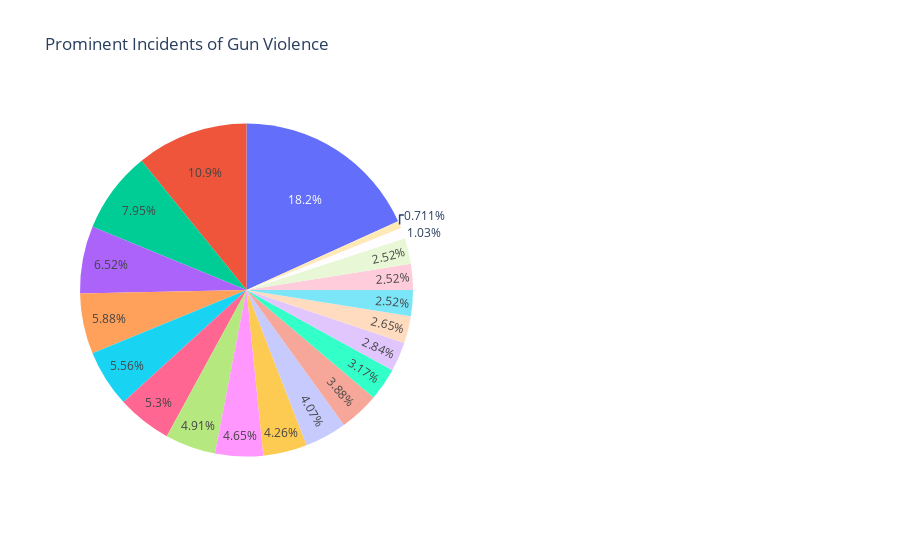

Source (notebook cell):
### Code cell
#Determine whether particular demographics are particularly susceptible or prone to participating in such situations.
from collections import Counter
import re
from plotly.offline import download_plotlyjs, init_notebook_mode, plot, iplot

total_incidents = []
for i, each_inc in enumerate(df['incident_characteristics'].fillna('Not Available')):
    split_vals = [x for x in re.split('\|', each_inc) if len(x)>0]
    total_incidents.append(split_vals)
    if i == 0:
        unique_incidents = Counter(split_vals)
    else:
        for x in split_vals:
            unique_incidents[x] +=1

unique_incidents = pd.DataFrame.from_dict(unique_incidents, orient='index')
colvals = unique_incidents[0].sort_values(ascending=False).index.values
find_val = lambda searchList, elem: [[i for i, x in enumerate(searchList) if (x == e)][0] for e in elem]

a = np.zeros((df.shape[0], len(colvals)))
for i, incident in enumerate(total_incidents):
    aval = find_val(colvals, incident)
    a[i, np.array(aval)] = 1
incident = pd.DataFrame(a, index=df.index, columns=colvals)

prominent_incidents = incident.sum()[[4, 5, 6, 9, 10, 11, 13, 14, 15, 16, 17, 18, 19, 20,
                                      21, 23,22,24,45,51]]
fig = {
    'data': [
        {
            'labels': prominent_incidents.index,
            'values': prominent_incidents,
            'type': 'pie',
            'hoverinfo':'label+percent+name',
            "domain": {"x": [0, .45]},
        }
    ],
    'layout': {'title': 'Prominent Incidents of Gun Violence',
               'showlegend': False}
}
iplot(fig)

### Figure 1 — Plotly figure (JSON) as saved in the notebook; plotly's stock layout.template omitted (floating-point values rounded to 4 significant figures)
{"data": [{"domain": {"x": [0, 0.45]}, "hoverinfo": "label+percent+name", "labels": ["Institution/Group/Business", "Defensive Use", "Suicide^", "Murder/Suicide", "Non-Shooting Incident", "Defensive Use - Victim stops crime", "Defensive Use - Crime occurs, victim shoots subject/suspect/perpetrator", "Officer Involved Incident", "Accidental/Negligent Discharge", "Possession (gun(s) found during commission of other crimes)", "Drug involvement", "Shots Fired - No Injuries", "Defensive Use - WITHOUT a gun", "Shootout (where VENN diagram of shooters and victims overlap)", "Accidental Shooting - Death", "Bar/club incident - in or around establishment", "ATF/LE Confiscation/Raid/Arrest", "Accidental Shooting - Injury", "Drive-by (car to street, car to car)", "BB/Pellet/Replica gun"], "type": "pie", "values": [282, 168, 123, 101, 91, 86, 82, 76, 72, 66, 63, 60, 49, 44, 41, 39, 39, 39, 16, 11]}], "layout": {"showlegend": false, "title": {"text": "Prominent Incidents of Gun Violence"}}}
